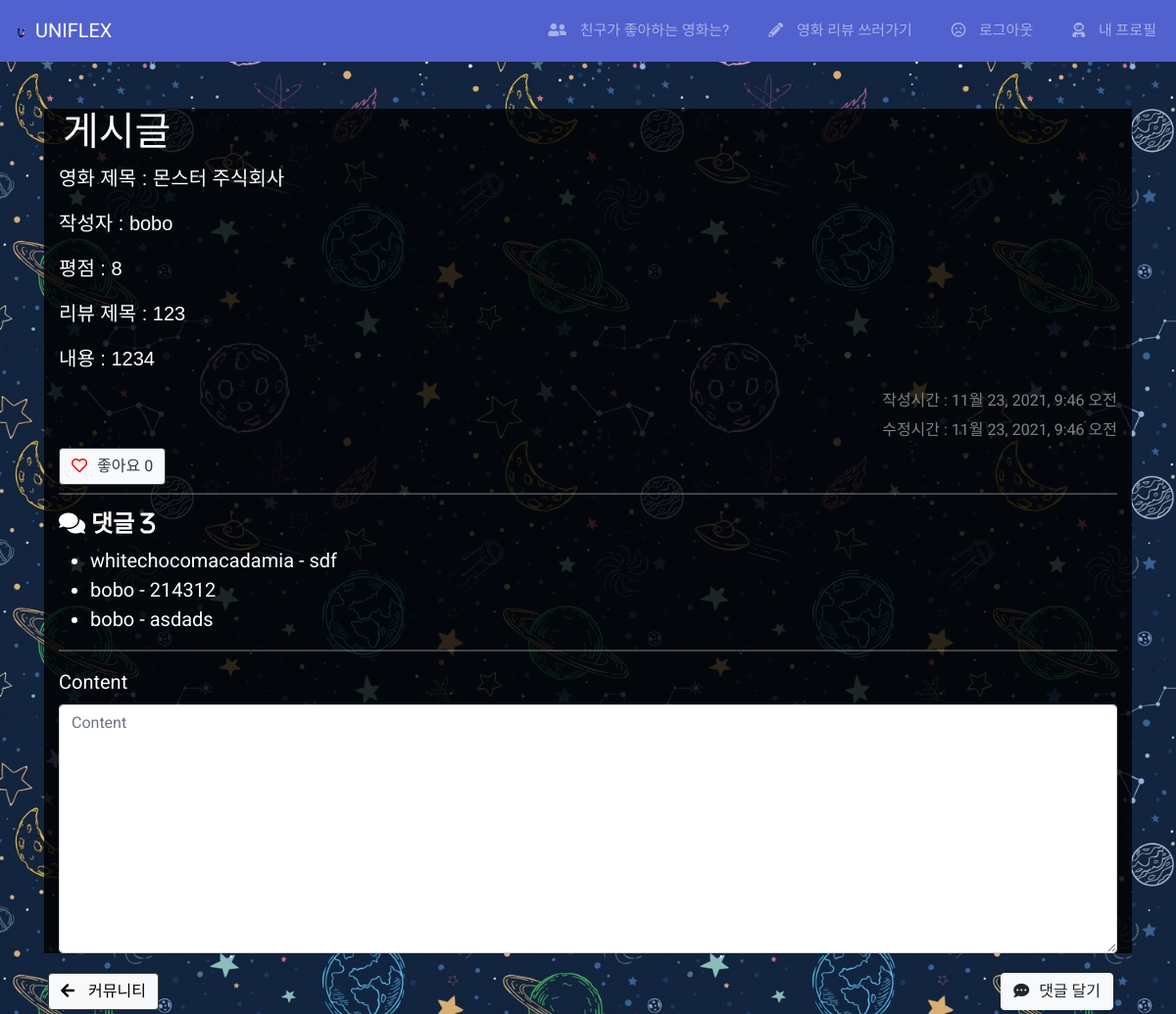
/community/2/ (signed in), run on an earlier commit of the app's database.
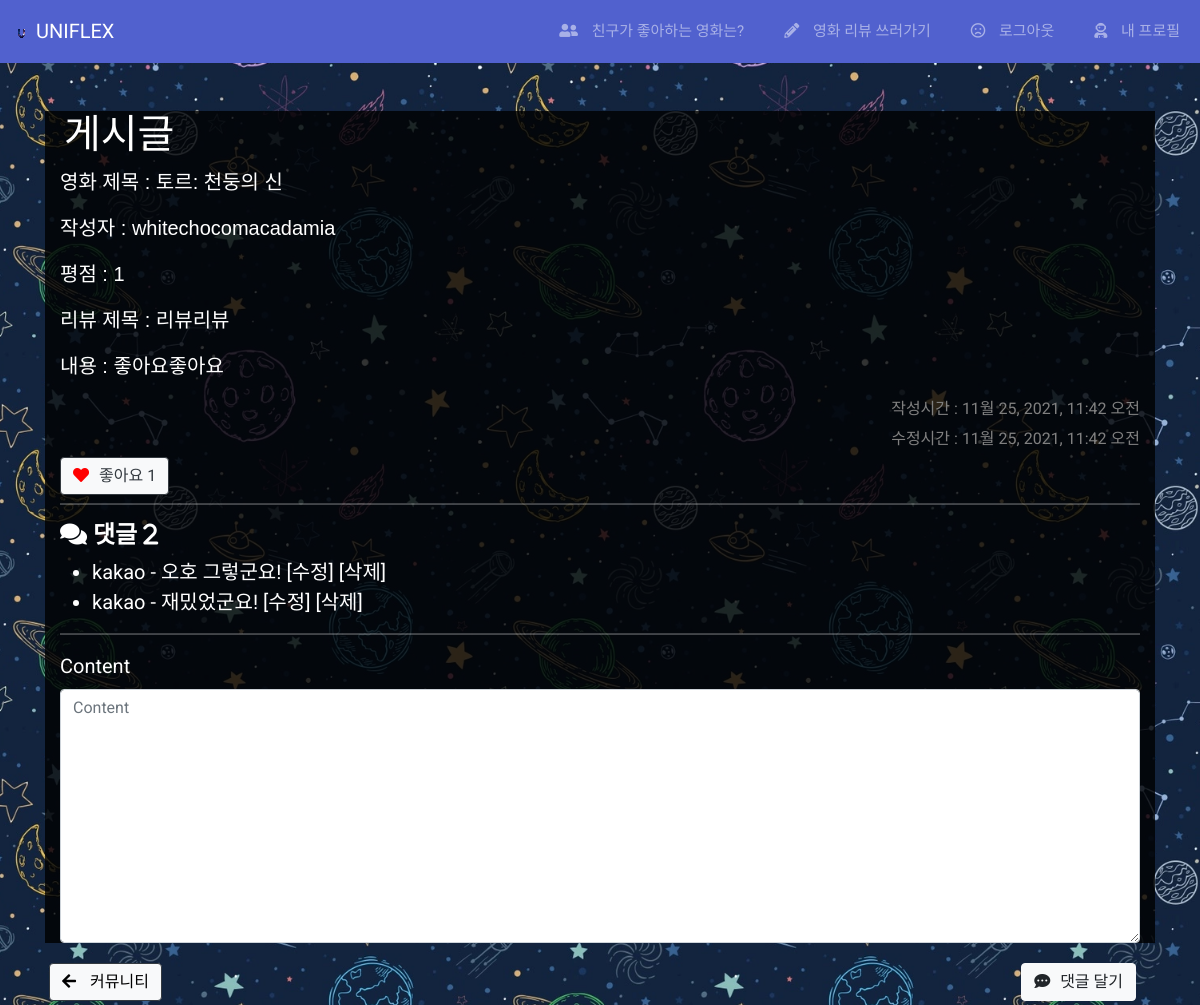
And on a later commit of the database.
### community/models.py (models this page shows, shortened)
class Review(models.Model):
    title = models.CharField(max_length=100)
    content = models.TextField()
    rank = models.PositiveIntegerField(default=1, validators=[MinValueValidator(1),MaxValueValidator(10)], help_text="1~10사이 값으로 입력하세요")
    created_at = models.DateTimeField(auto_now_add=True)
    updated_at = models.DateTimeField(auto_now=True)
    movie = models.ForeignKey(Movie, on_delete=models.CASCADE)
    user = models.ForeignKey(settings.AUTH_USER_MODEL, on_delete=models.CASCADE)
    like_users = models.ManyToManyField(settings.AUTH_USER_MODEL, related_name='like_reviews' )

class Comment(models.Model):
    content = models.TextField()
    user = models.ForeignKey(settings.AUTH_USER_MODEL, on_delete=models.CASCADE)
    review = models.ForeignKey(Review, on_delete=models.CASCADE)

### movies/models.py (models this page shows, shortened)
class Movie(models.Model):
    title = models.CharField(max_length=100)
    overview = models.TextField()
    release_date = models.DateField()
    vote_average = models.FloatField()
    vote_count = models.IntegerField()
    poster_path = models.CharField(max_length=200)
    popularity = models.FloatField()
    backdrop_path = models.CharField(max_length=200)
    genres = models.ManyToManyField(Genre)
    like_users = models.ManyToManyField(settings.AUTH_USER_MODEL, blank=True, related_name="like_movies")

### accounts/models.py (models this page shows)
class User(AbstractUser):
    followers = models.ManyToManyField('self', symmetrical=False, related_name='followings')

### community/views.py (the view)
# urls.py: path('<int:review_pk>/',views.detail, name='detail'),
@login_required
def detail(request, review_pk):
    review = get_object_or_404(Review, pk=review_pk)
    comments = review.comment_set.all()
    comment_form = CommentForm()
    context = {
        'review': review,
        'comment_form': comment_form,
        'comments': comments,
    }
    return render(request, 'community/detail.html', context)

### community/forms.py
class CommentForm(forms.ModelForm):
    class Meta:
        model = Comment
        exclude = ['review', 'user']

### community/templates/community/detail.html (shortened to what this page needs)
{% extends 'base.html' %}
{% load bootstrap5 %}
{% block content %}
  <div class="container" style="color:white; font-size: 1.25rem; background-color:rgba(0,0,0,0.8)">
    <h1 class="row mt-5 ml-1"> 게시글 </h1>
    <p>영화 제목 : {{review.movie.title}}</p>
    <p>작성자 : <a href="{% url 'accounts:profile' review.user %}" style="color: white; text-decoration: none;">{{review.user}}</p></a>
    <p>평점 : {{review.rank}}</p>
    <p>리뷰 제목 : {{review.title}}</p>
    <p>내용 : {{review.content}}</p>
    <small class="float-right" style="color:grey;">작성시간 : {{review.created_at}}</small><br>
    <small class="float-right" style="color:grey;">수정시간 : {{review.updated_at}}</small><br>
      <form action="{% url 'community:likes' review.pk %}" method="POST">
          {% if user in review.like_users.all %}
            <button class="btn btn-light btn-outline-dark shadow-none float-left"><i class="fas fa-heart" style="color:red; border:none;"></i>좋아요 {{ review.like_users.all|length }}</button>
          {% else %}
            <button class="btn btn-light btn-outline-dark shadow-none float-left"><i class="far fa-heart" style="color:red; border:none;"></i>좋아요 {{ review.like_users.all|length }}</button>
          {% endif %}
      </form>
    <br>
    <hr>
    <h4><i class="fas fa-comments"> 댓글 {{ comments |length }}</i></h4>
    <ul>
      {% for comment in comments %}
        <li>
          {{ comment.user }} - {{ comment.content }}
          {% if user == comment.user %}
            <a href="{% url 'community:comment_update' review.pk comment.pk%}" style="text-decoration:none; color:white;">[수정]</a>
            <form action="{% url 'community:comment_delete' review.pk comment.pk %}" method="POST" class="d-inline">
              <input type="submit" value="[삭제]" style="background:none; color:white; border:0;">
            </form>
          {% endif %}
        </li>
      {% empty %}
        <p>댓글이 없어요 😔</p>
      {% endfor %}
    </ul>
    <hr>
    {% if request.user.is_authenticated %}
      <form action="{% url 'community:comment' review.pk %}" method="POST">
        {% bootstrap_form comment_form %}
        <button type="submit" class="btn btn-light btn-m float-right m-1"><i class="fas fa-comment-dots"></i>댓글 달기</button>
      </form>
    {% else %}
      <button class="btn btn-primary btn-m m-1"><a href="accounts:login">로그인하러 가기</a></button>
    {% endif %}
  </div>
  <button class="btn btn-light btn-outline-dark btn-m m-1 float-left"><a href="{% url 'community:index' %}" style="color: black;"><i class="fas fa-arrow-left"></i> 커뮤니티</a></button>
{% endblock content %}

### templates/base.html (shortened to what this page needs)
<!DOCTYPE html>
{% load bootstrap5 %}
{% load static %}
<html lang="en">
<head>
  <link href="https://cdn.jsdelivr.net/npm/bootstrap@5.0.0-beta3/dist/css/bootstrap.min.css" rel="stylesheet">
  {% bootstrap_css %}
</head>
{% load static %}
<body id ="background"style="background-image: url('{% static "movies/background_5.png"%}')";>
    {% include "navbar.html" %}
  <div class="container">
    {% block content %}
    {% endblock content %}
  </div>
</body>
</html>

### templates/navbar.html (shortened to what this page needs)
<link href="https://stackpath.bootstrapcdn.com/bootstrap/4.3.1/css/bootstrap.min.css" rel="stylesheet">
<link href="https://cdnjs.cloudflare.com/ajax/libs/font-awesome/5.10.2/css/all.css" rel="stylesheet">
{% load static %}
<nav class="navbar navbar-expand-custom navbar-mainbg">
        <a class="navbar-brand navbar-logo" href="{% url 'movies:index' %}"><img src="{% static 'movies/favicon.ico' %}" alt="">
				UNIFLEX</a>
        <div class="collapse navbar-collapse" id="navbarSupportedContent">
            <ul class="navbar-nav ml-auto">
							<div class="hori-selector"><div class="left"></div><div class="right"></div></div>
							<li class="nav-item">
									<a class="nav-link" href="{% url 'movies:recommended' %}"><i class="fas fa-user-friends"></i> 친구가 좋아하는 영화는?</a>
							</li>
							{% if request.user.is_authenticated %}
								{% if request.resolver_match.app_name == 'community' %}
									<li class="nav-item">
											<a class="nav-link" href="{% url 'community:create' %}"><i class="fas fa-pencil-alt"></i> 영화 리뷰 쓰러가기</a>
									</li>
								{% else %}
									<li class="nav-item">
											<a class="nav-link" href="{% url 'community:index' %}"><i class="fas fa-pencil-alt"></i> 커뮤니티</a>
									</li>
								{% endif %}
								<li class="nav-item">
										<a class="nav-link" href="{% url 'accounts:logout' %}"><i class="far fa-frown"></i> 로그아웃</a>
								</li>
								<li class="nav-item">
										<a class="nav-link" href="{% url 'accounts:profile' user.username %}"><i class="fas fa-user-astronaut"></i> 내 프로필</a>
								</li>
							{% endif %}
            </ul>
        </div>
    </nav>

### templates/navbar.html (style rules this page uses)
body { font-family: 'Roboto', sans-serif; }
* { margin: 0; padding: 0; }
i { margin-right: 10px; }
.navbar-logo { padding: 15px; color: #fff; }
.navbar-mainbg { background-color: #5161ce; padding: 0px; }
#navbarSupportedContent { overflow: hidden; position: relative; }
#navbarSupportedContent ul { padding: 0px; margin: 0px; }
#navbarSupportedContent ul li a i { margin-right: 10px; }
#navbarSupportedContent li { list-style-type: none; float: left; }
#navbarSupportedContent ul li a { color: rgba(255,255,255,0.5); text-decoration: none; font-size: 15px; display: block; padding: 20px 20px; transition-duration:0.6s; transition-timing-function: cubic-bezier(0.68, -0.55, 0.265, 1.55); position: relative; }
.hori-selector { display:inline-block; position:absolute; height: 100%; top: 0px; left: 0px; transition-duration:0.6s; transition-timing-function: cubic-bezier(0.68, -0.55, 0.265, 1.55); background-color: #fff; border-top-left-radius: 15px; border-top-right-radius: 15px; margin-top: 10px; }
.hori-selector .right, .hori-selector .left { position: absolute; width: 25px; height: 25px; background-color: none; bottom: 10px; }
.hori-selector .right { right: -25px; }
.hori-selector .right:before, .hori-selector .left:before { content: ''; position: absolute; width: 50px; height: 50px; border-radius: 50%; background-color: none; }
.hori-selector .right:before { bottom: 0; right: -25px; }
@media (min-width: 992px) { .navbar-expand-custom { -ms-flex-flow: row nowrap; flex-flow: row nowrap; -ms-flex-pack: start; justify-content: flex-start; } }
@media (min-width: 992px) { .navbar-expand-custom .navbar-nav { -ms-flex-direction: row; flex-direction: row; } }
@media (min-width: 992px) { .navbar-expand-custom .navbar-collapse { display: -ms-flexbox!important; display: flex!important; -ms-flex-preferred-size: auto; flex-basis: auto; } }

### templates/base.html (style rules this page uses)
#background { background-color: #001f3f; background-size: 500px; background-position: top; background-attachment: fixed; }
h1, h2 { font-family: 'Jua', sans-serif; }
h3, h4, h5, h6, p, span { font-family: 'Nanum Gothic', sans-serif; }

What changed in the data, as far as the page shows it:
removed Comment: user "whitechocomacadamia", content "sdf"
removed Comment: user "bobo", content "214312"
removed Comment: user "bobo", content "asdads"
changed Review: movie "몬스터 주식회사" → "토르: 천둥의 신"; user "bobo" → "whitechocomacadamia"; rank "8" → "1"; title "123" → "리뷰리뷰"; content "1234" → "좋아요좋아요"; created_at "11월 23, 2021, 9:46 오전" → "11월 25, 2021, 11:42 오전"; updated_at "11월 23, 2021, 9:46 오전" → "11월 25, 2021, 11:42 오전"; like_users.all|length "0" → "1"
added Comment: user "kakao", content "오호 그렇군요!"
added Comment: user "kakao", content "재밌었군요!"
Also different on the page:
{{ comments |length }}: "3" → "2"
